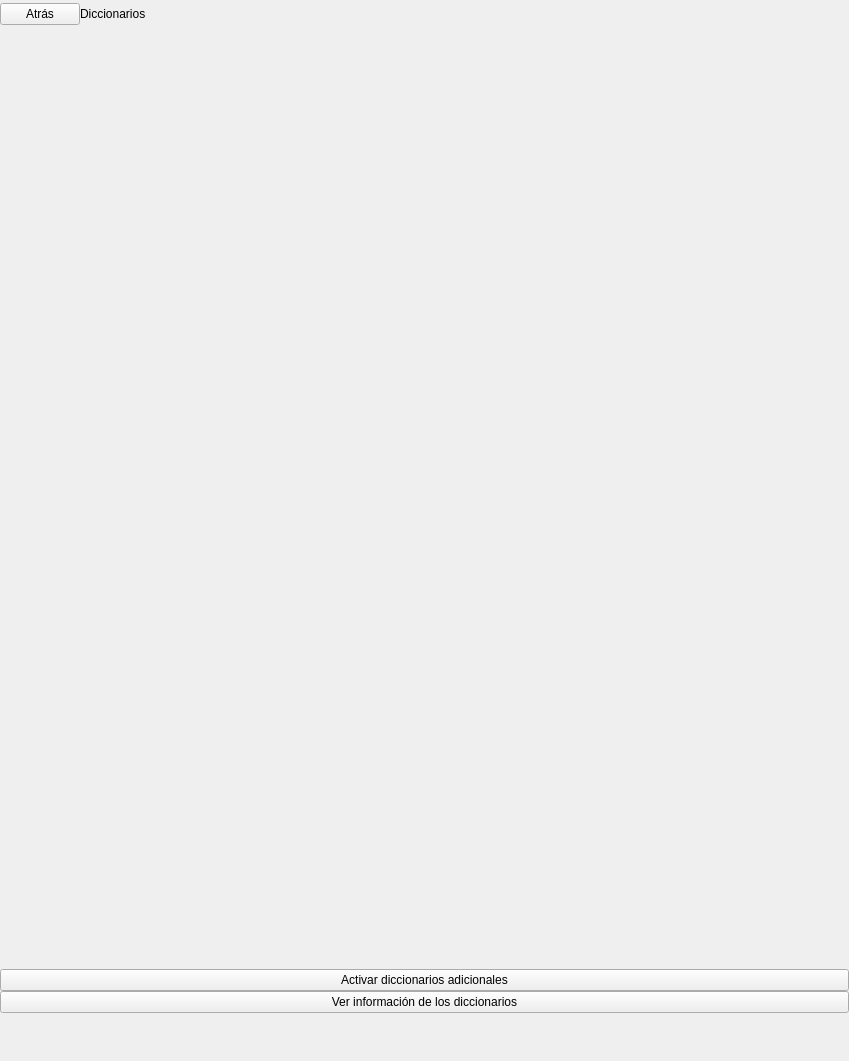
<?xml version="1.0" encoding="UTF-8"?>
<ui version="4.0">
 <class>SettingsDictionariesMenu</class>
 <widget class="QWidget" name="SettingsDictionariesMenu">
  <property name="geometry">
   <rect>
    <x>0</x>
    <y>0</y>
    <width>849</width>
    <height>1061</height>
   </rect>
  </property>
  <property name="sizePolicy">
   <sizepolicy hsizetype="Expanding" vsizetype="Expanding">
    <horstretch>0</horstretch>
    <verstretch>0</verstretch>
   </sizepolicy>
  </property>
  <property name="minimumSize">
   <size>
    <width>0</width>
    <height>0</height>
   </size>
  </property>
  <property name="maximumSize">
   <size>
    <width>849</width>
    <height>1061</height>
   </size>
  </property>
  <property name="windowTitle">
   <string>Form</string>
  </property>
  <property name="styleSheet">
   <string notr="true" />
  </property>
  <layout class="QVBoxLayout" name="verticalLayout">
   <property name="spacing">
    <number>0</number>
   </property>
   <property name="margin">
    <number>0</number>
   </property>
   <item>
    <widget class="QWidget" name="settingsSectionHeader" native="true">
     <layout class="QHBoxLayout" name="horizontalLayout_8">
      <property name="spacing">
       <number>0</number>
      </property>
      <property name="margin">
       <number>0</number>
      </property>
      <item>
       <widget class="SilentQPushButton" name="backBtn">
        <property name="focusPolicy">
         <enum>Qt::NoFocus</enum>
        </property>
        <property name="text">
         <string>Atr&#225;s</string>
        </property>
       </widget>
      </item>
      <item>
       <widget class="QLabel" name="sectionTitleLbl">
        <property name="minimumSize">
         <size>
          <width>0</width>
          <height>0</height>
         </size>
        </property>
        <property name="maximumSize">
         <size>
          <width>16777215</width>
          <height>14142</height>
         </size>
        </property>
        <property name="text">
         <string>Diccionarios</string>
        </property>
       </widget>
      </item>
      <item>
       <spacer name="horizontalSpacer">
        <property name="orientation">
         <enum>Qt::Horizontal</enum>
        </property>
        <property name="sizeHint" stdset="0">
         <size>
          <width>57</width>
          <height>28</height>
         </size>
        </property>
       </spacer>
      </item>
     </layout>
    </widget>
   </item>
   <item>
    <widget class="QFrame" name="settingsMarginTop">
     <property name="frameShape">
      <enum>QFrame::StyledPanel</enum>
     </property>
     <property name="frameShadow">
      <enum>QFrame::Raised</enum>
     </property>
    </widget>
   </item>
   <item>
    <widget class="QWidget" name="settingsMenuListCont" native="true">
     <property name="sizePolicy">
      <sizepolicy hsizetype="Minimum" vsizetype="Expanding">
       <horstretch>0</horstretch>
       <verstretch>0</verstretch>
      </sizepolicy>
     </property>
     <property name="styleSheet">
      <string notr="true" />
     </property>
     <layout class="QVBoxLayout" name="verticalLayout_2">
      <property name="spacing">
       <number>0</number>
      </property>
      <property name="margin">
       <number>0</number>
      </property>
      <item>
       <widget class="SettingsDictionariesMenuItem" name="Item1" native="true" />
      </item>
      <item>
       <widget class="SettingsDictionariesMenuItem" name="Item2" native="true" />
      </item>
      <item>
       <widget class="SettingsDictionariesMenuItem" name="Item3" native="true" />
      </item>
      <item>
       <widget class="SettingsDictionariesMenuItem" name="Item4" native="true" />
      </item>
      <item>
       <widget class="SettingsDictionariesMenuItem" name="Item5" native="true" />
      </item>
      <item>
       <widget class="SettingsPagerCont" name="settingsPagerCont" native="true">
        <layout class="QHBoxLayout" name="horizontalLayout" />
       </widget>
      </item>
     </layout>
    </widget>
   </item>
   <item>
    <spacer name="verticalSpacer">
     <property name="orientation">
      <enum>Qt::Vertical</enum>
     </property>
     <property name="sizeHint" stdset="0">
      <size>
       <width>28</width>
       <height>57</height>
      </size>
     </property>
    </spacer>
   </item>
   <item>
    <widget class="SilentQPushButton" name="activateExtraDictionaries">
     <property name="text">
      <string>Activar diccionarios adicionales</string>
     </property>
    </widget>
   </item>
   <item>
    <widget class="SilentQPushButton" name="seeDictionariesInfoBtn">
     <property name="text">
      <string>Ver informaci&#243;n de los diccionarios</string>
     </property>
    </widget>
   </item>
   <item>
    <spacer name="verticalBottomSection">
     <property name="orientation">
      <enum>Qt::Vertical</enum>
     </property>
     <property name="sizeType">
      <enum>QSizePolicy::Fixed</enum>
     </property>
     <property name="sizeHint" stdset="0">
      <size>
       <width>28</width>
       <height>48</height>
      </size>
     </property>
    </spacer>
   </item>
  </layout>
 </widget>
 <customwidgets>
  <customwidget>
   <class>SilentQPushButton</class>
   <extends>QPushButton</extends>
   <header>SilentQPushButton.h</header>
  </customwidget>
  <customwidget>
   <class>SettingsPagerCont</class>
   <extends>QWidget</extends>
   <header>SettingsPagerCont.h</header>
   <container>1</container>
  </customwidget>
  <customwidget>
   <class>SettingsDictionariesMenuItem</class>
   <extends>QWidget</extends>
   <header>SettingsDictionariesMenuItem.h</header>
   <container>1</container>
  </customwidget>
 </customwidgets>
 <resources />
 <connections />
</ui>
